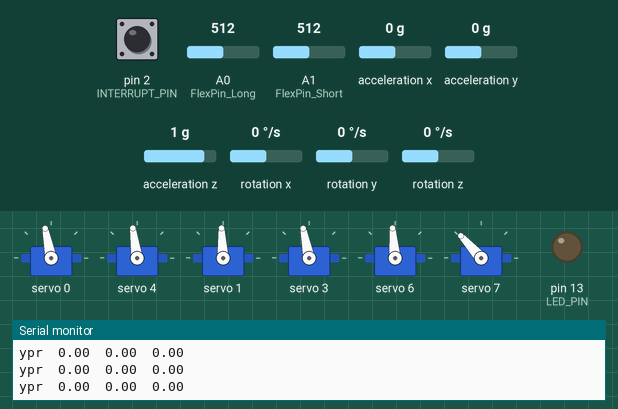
Simulated run of this sketch. Board: Arduino Uno, built with avr-gcc and run on an emulated ATmega328P. Shown: 6 × servo, output pins drawn as LEDs (lit = HIGH), the last lines printed to the serial monitor. Dashed ring = blinking. The inputs (shaded band) are chosen by the test bench; at power-on: acceleration x 0 g, acceleration y 0 g, A0 (FlexPin_Long) = 512, A1 (FlexPin_Short) = 512, acceleration z 1 g, rotation z 0 °/s, pin 2 (INTERRUPT_PIN) LOW, rotation x 0 °/s, rotation y 0 °/s. The sensor or clock chip raises its interrupt line as the real part does.

Above: at 1.7 s.
1.8 s: acceleration x set to -1.4 g
At 2.04 s:
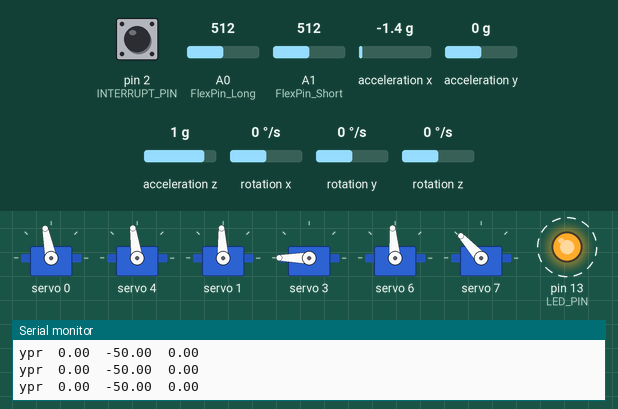
4.8 s: acceleration y set to 0.8 g
At 5.09 s:
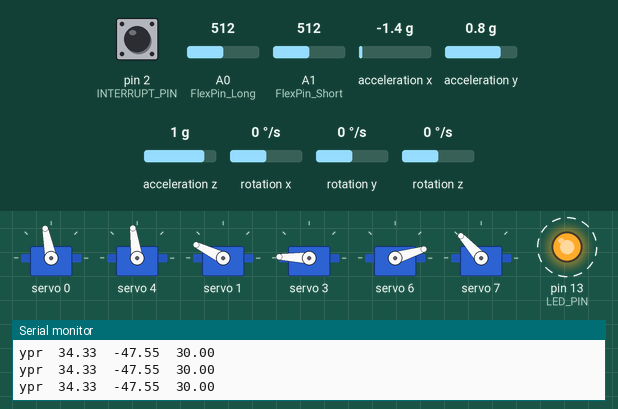
7.8 s: A0 (FlexPin_Long) set to 40
At 8.46 s:
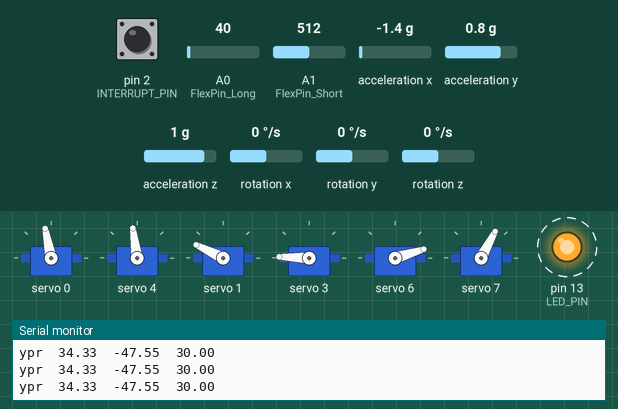
10.8 s: A1 (FlexPin_Short) set to 306
At 11.49 s:
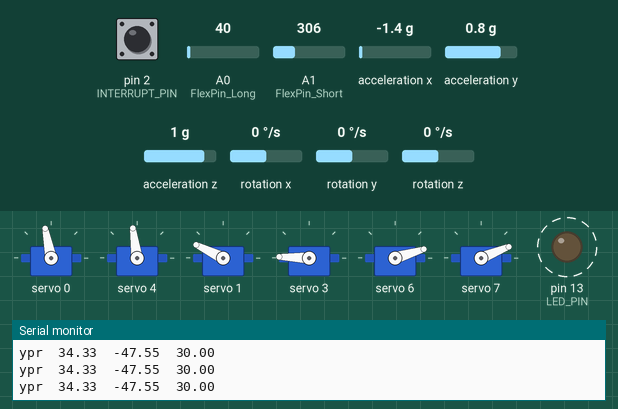
13.8 s: acceleration z set to -1.4 g
At 14.21 s:
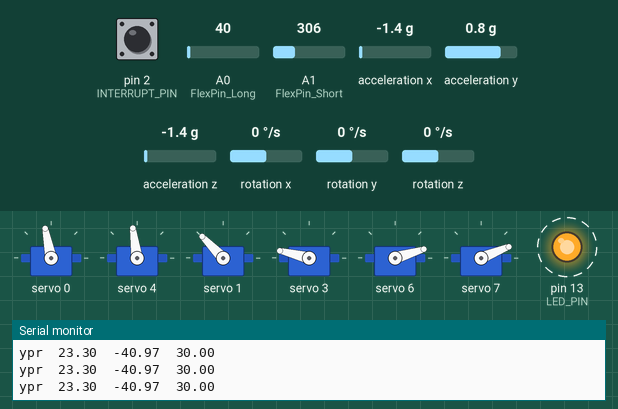
16.8 s: rotation z set to -192 °/s
At 17.28 s:
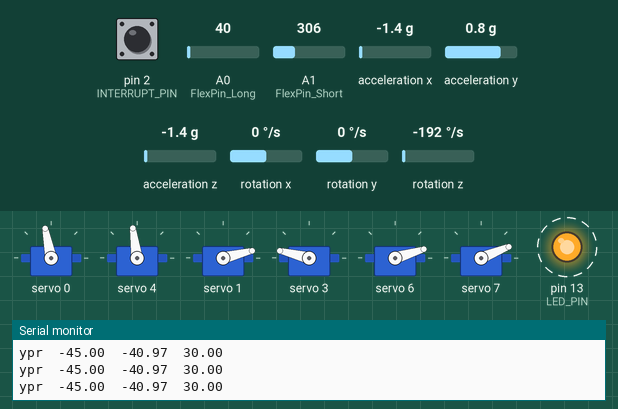
Timing chart, 0 to 26.0 s (numbered marks = the images above; inputs shaded):
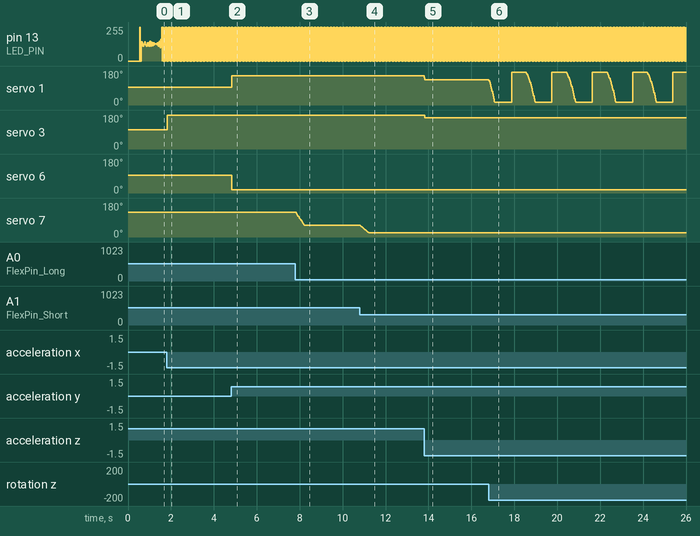

Measured:
- after the input at 1.8 s, servo 3: 101° → 180° at once
- after the input at 4.8 s, servo 1: 93° → 154° at once; servo 3: 180° → 178° at once; servo 6: 95° → 17° at once
- after the input at 7.8 s, servo 7: moves from 132° to 62° over 0.41 s, starting at once
- after the input at 10.8 s, servo 7: moves from 62° to 22° over 0.39 s, starting at once
- after the input at 13.8 s, servo 1: 154° → 134° at once; servo 3: 178° → 166° at once
- after the input at 16.8 s, servo 1: ramps from 173° to 14° and jumps back, once every 1.9 s
- by itself, pin 13 (LED_PIN): alternates 255/255 for 0.01 s and 0/255 for 0.01 s

The sketch:

Glove_Local.ino
```cpp
#include <Servo.h>  // add servo library
#if I2CDEV_IMPLEMENTATION == I2CDEV_ARDUINO_WIRE
    #include "Wire.h"
#endif
#include "I2Cdev.h"
#include "MPU6050_6Axis_MotionApps20.h"
#include "HCPCA9685.h"
#include <movingAvg.h>

#define  I2CAdd 0x40
#define OUTPUT_READABLE_YAWPITCHROLL
#define INTERRUPT_PIN 2  // use pin 2 on Arduino Uno & most boards
#define LED_PIN 13 // (Arduino is 13, Teensy is 11, Teensy++ is 6)

#define BaseLeft 'a'
#define BaseRight 'd'
#define Elbow2Up 'w'
#define Elbow2Down 's'
#define PrecisionLow 'l'
#define PrecisionMed 'm'
#define PrecisionHigh 'h'
#define Base0 '1'
#define Base45 '2'
#define Base90 '3'
#define Base135 '4'
#define Base180 '5'

HCPCA9685 HCPCA9685(I2CAdd);
MPU6050 mpu;

bool blinkState = false;
// MPU control/status vars
bool dmpReady = false;  // set true if DMP init was successful
uint8_t mpuIntStatus;   // holds actual interrupt status byte from MPU
uint8_t devStatus;      // return status after each device operation (0 = success, !0 = error)
uint16_t packetSize;    // expected DMP packet size (default is 42 bytes)
uint16_t fifoCount;     // count of all bytes currently in FIFO
uint8_t fifoBuffer[64]; // FIFO storage buffer

// orientation/motion vars
Quaternion q;           // [w, x, y, z]         quaternion container
VectorFloat gravity;    // [x, y, z]            gravity vector
float ypr[3];           // [yaw, pitch, roll]   yaw/pitch/roll container and gravity vector

int i = 0;
int j = 0;
float YawCorrection;
const int FlexPin_Long = A0;
const int FlexPin_Short = A1;

int BasePulse = 222;
int Elbow2Pulse = 217;
int Precision = 10;
int Direction = 0;
int LongFlex;
int ShortFlex;
int AverageFlex;
int Angle;
int MovingAvg;

movingAvg Avg(30);

// ================================================================
// ===               INTERRUPT DETECTION ROUTINE                ===
// ================================================================

volatile bool mpuInterrupt = false;     // indicates whether MPU interrupt pin has gone high
void dmpDataReady() {
    mpuInterrupt = true;
}

void setup()
{
    // join I2C bus (I2Cdev library doesn't do this automatically)
    #if I2CDEV_IMPLEMENTATION == I2CDEV_ARDUINO_WIRE
        Wire.begin();
        Wire.setClock(400000); // 400kHz I2C clock. Comment this line if having compilation difficulties
        Wire.setWireTimeout(10000, true); // avoids program crash due to wire.h library
    #elif I2CDEV_IMPLEMENTATION == I2CDEV_BUILTIN_FASTWIRE
        Fastwire::setup(400, true);
    #endif

    Serial.begin(38400);
    while (!Serial);

    // NOTE: 8MHz or slower host processors, like the Teensy @ 3.3V or Arduino
    // Pro Mini running at 3.3V, cannot handle this baud rate reliably due to
    // the baud timing being too misaligned with processor ticks. You must use
    // 38400 or slower in these cases, or use some kind of external separate
    // crystal solution for the UART timer.

    // initialize device
    Serial.println(F("Initializing I2C devices..."));
    mpu.initialize();
    pinMode(INTERRUPT_PIN, INPUT);

    // verify connection
    Serial.println(F("Testing device connections..."));
    Serial.println(mpu.testConnection() ? F("MPU6050 connection successful") : F("MPU6050 connection failed"));

    // wait for ready
    //Serial.println(F("\nSend any character to begin DMP programming and demo: "));
    //while (Serial.available() && Serial.read()); // empty buffer
    //while (!Serial.available());                 // wait for data
    //while (Serial.available() && Serial.read()); // empty buffer again

    // load and configure the DMP
    Serial.println(F("Initializing DMP..."));
    devStatus = mpu.dmpInitialize();

    // supply your own gyro offsets here, scaled for min sensitivity
    mpu.setXGyroOffset(220);
    mpu.setYGyroOffset(76);
    mpu.setZGyroOffset(-85);
    mpu.setZAccelOffset(1788); // 1688 factory default for my test chip

    // make sure it worked (returns 0 if so)
    if (devStatus == 0) {
        // Calibration Time: generate offsets and calibrate our MPU6050
        mpu.CalibrateAccel(6);
        mpu.CalibrateGyro(6);
        mpu.PrintActiveOffsets();
        // turn on the DMP, now that it's ready
        Serial.println(F("Enabling DMP..."));
        mpu.setDMPEnabled(true);

        // enable Arduino interrupt detection
        Serial.print(F("Enabling interrupt detection (Arduino external interrupt "));
        Serial.print(digitalPinToInterrupt(INTERRUPT_PIN));
        Serial.println(F(")..."));
        attachInterrupt(digitalPinToInterrupt(INTERRUPT_PIN), dmpDataReady, RISING);
        mpuIntStatus = mpu.getIntStatus();

        // set our DMP Ready flag so the main loop() function knows it's okay to use it
        Serial.println(F("DMP ready! Waiting for first interrupt..."));
        dmpReady = true;

        // get expected DMP packet size for later comparison
        packetSize = mpu.dmpGetFIFOPacketSize();
    } else {
        // ERROR!
        // 1 = initial memory load failed
        // 2 = DMP configuration updates failed
        // (if it's going to break, usually the code will be 1)
        Serial.print(F("DMP Initialization failed (code "));
        Serial.print(devStatus);
        Serial.println(F(")"));
    }

    // configure LED for output
    pinMode(LED_PIN, OUTPUT);

    HCPCA9685.Init(SERVO_MODE);
    HCPCA9685.Sleep(false);
    HCPCA9685.Servo(0, 222);
    HCPCA9685.Servo(4, 217);
    Avg.begin();
}

// ================================================================
// ===                    MAIN PROGRAM LOOP                     ===
// ================================================================

void loop() {
    // if programming failed, don't try to do anything
    if (!dmpReady) return;
    // read a packet from FIFO
    if (mpu.dmpGetCurrentFIFOPacket(fifoBuffer)) { // Get the Latest packet
        #ifdef OUTPUT_READABLE_YAWPITCHROLL
            // display Euler angles in degrees
            mpu.dmpGetQuaternion(&q, fifoBuffer);
            mpu.dmpGetGravity(&gravity, &q);
            mpu.dmpGetYawPitchRoll(ypr, &q, &gravity);

            ypr[0] = ypr[0] * 180 / M_PI;
            ypr[1] = ypr[1] * 180 / M_PI;
            ypr[2] = ypr[2] * 180 / M_PI;

            if (j <= 50)
            {
                YawCorrection = ypr[0];
                j++;
                //Serial.println(j);
            }

            else
            {
                ypr[0] = ypr[0] - YawCorrection;

                ypr[0] = constrain(ypr[0], -45, 45);
                ypr[1] = constrain(ypr[1], -50, 50);
                ypr[2] = constrain(ypr[2], -30, 30);
                int shoulder = ypr[0];
                int elbow1 = ypr[1];
                int wrist = ypr[2];

                shoulder = map(ypr[0], -45, 45, 40, 375);
                shoulder = constrain(shoulder, 40, 375);
                elbow1 = map(ypr[1], -50, 50, 395, 50);
                elbow1 = constrain(elbow1, 50, 395);
                wrist = map(ypr[2], -30, 30, 375, 45);
                wrist = constrain(wrist, 45, 375);

                HCPCA9685.Servo(1, shoulder);
                HCPCA9685.Servo(3, elbow1);
                HCPCA9685.Servo(6, wrist);

                Serial.print("ypr\t");
                Serial.print(ypr[0]);
                Serial.print("\t");
                Serial.print(ypr[1]);
                Serial.print("\t");
                Serial.println(ypr[2]);

                //Serial.print("\t");
                //Serial.println(shoulder);
                //Serial.print("\t");
                //Serial.print(elbow1);
                //Serial.print("\t");
                //Serial.println(wrist);

                //keyboard();
                clamp();
            }

        #endif

        // blink LED to indicate activity
        blinkState = !blinkState;
        digitalWrite(LED_PIN, blinkState);
    }
    //delay(20);
}

void keyboard()
{
  char buffer = 0;
  Serial.readBytes(&buffer, 1); //Serial.readbytes(buffer, length)

  if (buffer == BaseLeft)
  {
    BasePulse -= Precision;
    BasePulse = constrain(BasePulse, 60, 383);
    HCPCA9685.Servo(0, BasePulse);
    buffer = 0;
  }

  if (buffer == BaseRight)
  {
    BasePulse += Precision;
    BasePulse = constrain(BasePulse, 60, 383);
    HCPCA9685.Servo(0, BasePulse);
    buffer = 0;
  }

  if (buffer == Elbow2Down)
  {
    Elbow2Pulse -= Precision;
    Elbow2Pulse = constrain(Elbow2Pulse, 50, 383);
    HCPCA9685.Servo(4, Elbow2Pulse);
    buffer = 0;
  }

  if (buffer == Elbow2Up)
  {
    Elbow2Pulse += Precision;
    Elbow2Pulse = constrain(Elbow2Pulse, 50, 383);
    HCPCA9685.Servo(4, Elbow2Pulse);
    buffer = 0;
  }

  //precision settings
  if (buffer == PrecisionLow)
  {
    Precision = 10;
    buffer = 0;
  }

  if (buffer == PrecisionMed)
  {
    Precision = 5;
    buffer = 0;
  }

  if (buffer == PrecisionHigh)
  {
    Precision = 1;
    buffer = 0;
  }

  //quick base positioning with precision enabled
  if (buffer == Base0)
  {
    Direction = BasePulse - 60;
    i = (abs(Direction / Precision));
    for(i; i > 0; i--)
    {
      BasePulse = BasePulse - Precision * (Direction / abs(Direction));
      BasePulse = constrain(BasePulse, 60, 383);
      HCPCA9685.Servo(0, BasePulse);
      delay(50);
    }
    BasePulse = 60;
    HCPCA9685.Servo(0, BasePulse);
    buffer = 0;
  }

  if (buffer == Base45)
  {
    Direction = BasePulse - 141;
    i = (abs(Direction / Precision));
    for(; i > 0; i--)
    {
      BasePulse = BasePulse - Precision * (Direction / abs(Direction));
      BasePulse = constrain(BasePulse, 60, 383);
      HCPCA9685.Servo(0, BasePulse);
      delay(50);
    }
    BasePulse = 141;
    HCPCA9685.Servo(0, BasePulse);
    buffer = 0;
  }

  if (buffer == Base90)
  {
    Direction = BasePulse - 222;
    i = (abs(Direction / Precision));
    for(i; i > 0; i--)
    {
      BasePulse = BasePulse - Precision * (Direction / abs(Direction));
      BasePulse = constrain(BasePulse, 60, 383);
      HCPCA9685.Servo(0, BasePulse);
      delay(50);
    }
    BasePulse = 222;
    HCPCA9685.Servo(0, BasePulse);
    buffer = 0;
  }

  if (buffer == Base135)
  {
    Direction = BasePulse - 302;
    i = (abs(Direction / Precision));
    for(i; i > 0; i--)
    {
      BasePulse = BasePulse - Precision * (Direction / abs(Direction));
      BasePulse = constrain(BasePulse, 60, 383);
      HCPCA9685.Servo(0, BasePulse);
      delay(50);
    }
    BasePulse = 302;
    HCPCA9685.Servo(0, BasePulse);
    buffer = 0;
  }

  if (buffer == Base180)
  {
    Direction = BasePulse - 383;
    i = (abs(Direction / Precision));
    for(i; i > 0; i--)
    {
      BasePulse = BasePulse - Precision * (Direction / abs(Direction));
      BasePulse = constrain(BasePulse, 60, 383);
      HCPCA9685.Servo(0, BasePulse);
      delay(50);
    }
    BasePulse = 383;
    HCPCA9685.Servo(0, BasePulse);
    buffer = 0;
  }

  Serial.setTimeout(20);
}

void clamp()
{
  LongFlex = analogRead(FlexPin_Long);
  LongFlex = constrain(LongFlex, 200, 460);
  ShortFlex = analogRead(FlexPin_Short);
  ShortFlex = constrain(ShortFlex, 360,620);

  AverageFlex = (LongFlex + ShortFlex)/2; //min 280 and max 540
  MovingAvg = Avg.reading(AverageFlex);
  MovingAvg = constrain(MovingAvg, 280, 540);
  Angle = map(MovingAvg, 280, 540, 56, 350);
  HCPCA9685.Servo(7, Angle);
  //delay(5);
}
```
